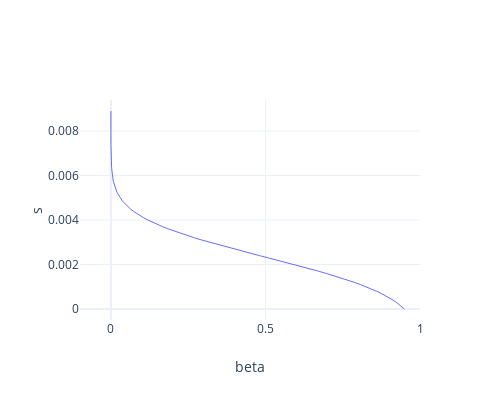

Here is the notebook cell this chart was saved with:
### Code cell
z_alpha = 1.64   # one-sided test with alpha = 5%
s = np.arange(0, 0.008 + 0.001, 0.0001)
L = 5000
p = 0.01
beta = calc_beta(s=s, L=L, p=p)

show_plot([make_scatter(beta, s, mode="lines", show_legend=False)],
          make_layout(width=500, height=400, x_range=(-0.1,1), x_title="beta", y_title="s"),
          out_fname="beta_s_plot_l360_p0.25.svg")
